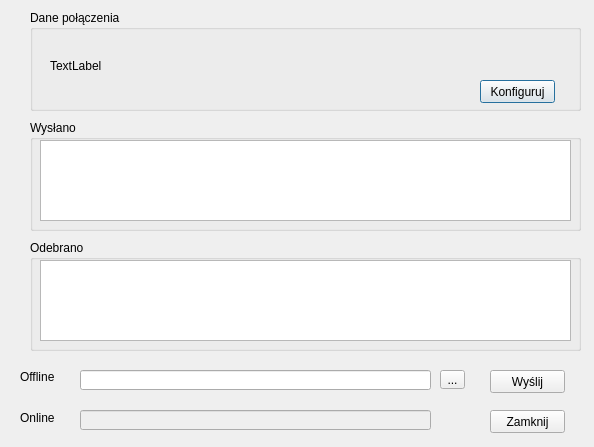
<?xml version="1.0" encoding="UTF-8"?>
<ui version="4.0">
 <class>ConsoleInterface</class>
 <widget class="QDialog" name="ConsoleInterface">
  <property name="windowModality">
   <enum>Qt::NonModal</enum>
  </property>
  <property name="geometry">
   <rect>
    <x>0</x>
    <y>0</y>
    <width>594</width>
    <height>447</height>
   </rect>
  </property>
  <property name="sizePolicy">
   <sizepolicy hsizetype="Expanding" vsizetype="Expanding">
    <horstretch>0</horstretch>
    <verstretch>0</verstretch>
   </sizepolicy>
  </property>
  <property name="windowTitle">
   <string>Konsola połączenia z portem </string>
  </property>
  <widget class="QLineEdit" name="onlineCommand">
   <property name="enabled">
    <bool>false</bool>
   </property>
   <property name="geometry">
    <rect>
     <x>80</x>
     <y>410</y>
     <width>351</width>
     <height>20</height>
    </rect>
   </property>
  </widget>
  <widget class="QGroupBox" name="communicationConfiguration">
   <property name="geometry">
    <rect>
     <x>30</x>
     <y>10</y>
     <width>551</width>
     <height>101</height>
    </rect>
   </property>
   <property name="sizePolicy">
    <sizepolicy hsizetype="Expanding" vsizetype="MinimumExpanding">
     <horstretch>0</horstretch>
     <verstretch>0</verstretch>
    </sizepolicy>
   </property>
   <property name="title">
    <string>Dane połączenia</string>
   </property>
   <widget class="QPushButton" name="configureButton">
    <property name="geometry">
     <rect>
      <x>450</x>
      <y>70</y>
      <width>75</width>
      <height>23</height>
     </rect>
    </property>
    <property name="text">
     <string>Konfiguruj</string>
    </property>
   </widget>
   <widget class="QLabel" name="connectionData">
    <property name="geometry">
     <rect>
      <x>20</x>
      <y>20</y>
      <width>411</width>
      <height>71</height>
     </rect>
    </property>
    <property name="text">
     <string>TextLabel</string>
    </property>
   </widget>
  </widget>
  <widget class="QGroupBox" name="sent">
   <property name="geometry">
    <rect>
     <x>30</x>
     <y>120</y>
     <width>551</width>
     <height>111</height>
    </rect>
   </property>
   <property name="sizePolicy">
    <sizepolicy hsizetype="Expanding" vsizetype="Expanding">
     <horstretch>0</horstretch>
     <verstretch>0</verstretch>
    </sizepolicy>
   </property>
   <property name="title">
    <string>Wysłano</string>
   </property>
   <widget class="QListView" name="sentView">
    <property name="enabled">
     <bool>true</bool>
    </property>
    <property name="geometry">
     <rect>
      <x>10</x>
      <y>20</y>
      <width>531</width>
      <height>81</height>
     </rect>
    </property>
    <property name="sizePolicy">
     <sizepolicy hsizetype="Expanding" vsizetype="Expanding">
      <horstretch>100</horstretch>
      <verstretch>100</verstretch>
     </sizepolicy>
    </property>
   </widget>
  </widget>
  <widget class="QGroupBox" name="received">
   <property name="geometry">
    <rect>
     <x>30</x>
     <y>240</y>
     <width>551</width>
     <height>111</height>
    </rect>
   </property>
   <property name="sizePolicy">
    <sizepolicy hsizetype="Expanding" vsizetype="Expanding">
     <horstretch>0</horstretch>
     <verstretch>0</verstretch>
    </sizepolicy>
   </property>
   <property name="title">
    <string>Odebrano</string>
   </property>
   <widget class="QListView" name="receivedView">
    <property name="enabled">
     <bool>true</bool>
    </property>
    <property name="geometry">
     <rect>
      <x>10</x>
      <y>20</y>
      <width>531</width>
      <height>81</height>
     </rect>
    </property>
    <property name="sizePolicy">
     <sizepolicy hsizetype="Expanding" vsizetype="Expanding">
      <horstretch>100</horstretch>
      <verstretch>100</verstretch>
     </sizepolicy>
    </property>
   </widget>
  </widget>
  <widget class="QPushButton" name="closeButton">
   <property name="geometry">
    <rect>
     <x>490</x>
     <y>410</y>
     <width>75</width>
     <height>23</height>
    </rect>
   </property>
   <property name="text">
    <string>Zamknij</string>
   </property>
  </widget>
  <widget class="QPushButton" name="sendButton">
   <property name="geometry">
    <rect>
     <x>490</x>
     <y>370</y>
     <width>75</width>
     <height>23</height>
    </rect>
   </property>
   <property name="text">
    <string>Wyślij</string>
   </property>
  </widget>
  <widget class="QLabel" name="onlineLabel">
   <property name="geometry">
    <rect>
     <x>20</x>
     <y>410</y>
     <width>46</width>
     <height>16</height>
    </rect>
   </property>
   <property name="text">
    <string>Online</string>
   </property>
  </widget>
  <widget class="QLabel" name="offlineLabel">
   <property name="geometry">
    <rect>
     <x>20</x>
     <y>370</y>
     <width>46</width>
     <height>13</height>
    </rect>
   </property>
   <property name="text">
    <string>Offline</string>
   </property>
  </widget>
  <widget class="QLineEdit" name="offlineCommand">
   <property name="geometry">
    <rect>
     <x>80</x>
     <y>370</y>
     <width>351</width>
     <height>20</height>
    </rect>
   </property>
  </widget>
  <widget class="QToolButton" name="getCommand">
   <property name="geometry">
    <rect>
     <x>440</x>
     <y>370</y>
     <width>25</width>
     <height>19</height>
    </rect>
   </property>
   <property name="text">
    <string>...</string>
   </property>
  </widget>
 </widget>
 <resources/>
 <connections>
  <connection>
   <sender>closeButton</sender>
   <signal>clicked()</signal>
   <receiver>ConsoleInterface</receiver>
   <slot>accept()</slot>
   <hints>
    <hint type="sourcelabel">
     <x>540</x>
     <y>422</y>
    </hint>
    <hint type="destinationlabel">
     <x>581</x>
     <y>403</y>
    </hint>
   </hints>
  </connection>
  <connection>
   <sender>sendButton</sender>
   <signal>clicked()</signal>
   <receiver>ConsoleInterface</receiver>
   <slot>sendMessage()</slot>
   <hints>
    <hint type="sourcelabel">
     <x>529</x>
     <y>373</y>
    </hint>
    <hint type="destinationlabel">
     <x>588</x>
     <y>357</y>
    </hint>
   </hints>
  </connection>
  <connection>
   <sender>getCommand</sender>
   <signal>clicked()</signal>
   <receiver>ConsoleInterface</receiver>
   <slot>chooseCommand()</slot>
   <hints>
    <hint type="sourcelabel">
     <x>458</x>
     <y>379</y>
    </hint>
    <hint type="destinationlabel">
     <x>476</x>
     <y>353</y>
    </hint>
   </hints>
  </connection>
  <connection>
   <sender>configureButton</sender>
   <signal>clicked()</signal>
   <receiver>ConsoleInterface</receiver>
   <slot>configureCommunication()</slot>
   <hints>
    <hint type="sourcelabel">
     <x>527</x>
     <y>91</y>
    </hint>
    <hint type="destinationlabel">
     <x>485</x>
     <y>116</y>
    </hint>
   </hints>
  </connection>
 </connections>
 <slots>
  <slot>sendMessage()</slot>
  <slot>chooseCommand()</slot>
  <slot>configureCommunication()</slot>
 </slots>
</ui>
